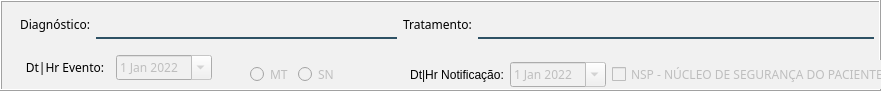
                         <widget class="QFrame" name="frame_19">
                          <property name="geometry">
                           <rect>
                            <x>70</x>
                            <y>174</y>
                            <width>881</width>
                            <height>91</height>
                           </rect>
                          </property>
                          <property name="styleSheet">
                           <string notr="true">background-color: rgb(241, 241, 241);</string>
                          </property>
                          <property name="frameShape">
                           <enum>QFrame::Box</enum>
                          </property>
                          <property name="frameShadow">
                           <enum>QFrame::Raised</enum>
                          </property>
                          <widget class="QWidget" name="layoutWidget_28">
                           <property name="geometry">
                            <rect>
                             <x>20</x>
                             <y>5</y>
                             <width>854</width>
                             <height>38</height>
                            </rect>
                           </property>
                           <layout class="QHBoxLayout" name="horizontalLayout_25">
                            <item>
                             <widget class="QLabel" name="label_62">
                              <property name="font">
                               <font>
                                <family>Reem Kufi</family>
                               </font>
                              </property>
                              <property name="styleSheet">
                               <string notr="true">color: rgb(0, 0, 0);</string>
                              </property>
                              <property name="text">
                               <string>Diagnóstico:</string>
                              </property>
                              <property name="alignment">
                               <set>Qt::AlignCenter</set>
                              </property>
                             </widget>
                            </item>
                            <item>
                             <widget class="QLineEdit" name="txt_diagnostic">
                              <property name="enabled">
                               <bool>false</bool>
                              </property>
                              <property name="minimumSize">
                               <size>
                                <width>301</width>
                                <height>0</height>
                               </size>
                              </property>
                              <property name="font">
                               <font>
                                <family>Reem Kufi</family>
                               </font>
                              </property>
                              <property name="styleSheet">
                               <string notr="true">border:2px solid rgba(0,0,0,0);
border-bottom-color:rgba(46,82,101,255);
color:rgb(0,0,0);
padding-bottom:7px</string>
                              </property>
                              <property name="text">
                               <string/>
                              </property>
                             </widget>
                            </item>
                            <item>
                             <widget class="QLabel" name="label_63">
                              <property name="font">
                               <font>
                                <family>Reem Kufi</family>
                               </font>
                              </property>
                              <property name="styleSheet">
                               <string notr="true">color: rgb(0, 0, 0);</string>
                              </property>
                              <property name="text">
                               <string>Tratamento:</string>
                              </property>
                              <property name="alignment">
                               <set>Qt::AlignCenter</set>
                              </property>
                             </widget>
                            </item>
                            <item>
                             <widget class="QLineEdit" name="txt_tratamento">
                              <property name="enabled">
                               <bool>false</bool>
                              </property>
                              <property name="minimumSize">
                               <size>
                                <width>401</width>
                                <height>0</height>
                               </size>
                              </property>
                              <property name="font">
                               <font>
                                <family>Reem Kufi</family>
                               </font>
                              </property>
                              <property name="styleSheet">
                               <string notr="true">border:2px solid rgba(0,0,0,0);
border-bottom-color:rgba(46,82,101,255);
color:rgb(0,0,0);
padding-bottom:7px</string>
                              </property>
                              <property name="text">
                               <string/>
                              </property>
                             </widget>
                            </item>
                           </layout>
                          </widget>
                          <widget class="QWidget" name="layoutWidget_29">
                           <property name="geometry">
                            <rect>
                             <x>20</x>
                             <y>50</y>
                             <width>192</width>
                             <height>35</height>
                            </rect>
                           </property>
                           <layout class="QHBoxLayout" name="horizontalLayout_26">
                            <item>
                             <widget class="QLabel" name="label_64">
                              <property name="font">
                               <font>
                                <family>Reem Kufi</family>
                               </font>
                              </property>
                              <property name="styleSheet">
                               <string notr="true">color: rgb(0, 0, 0);</string>
                              </property>
                              <property name="text">
                               <string>Dt|Hr Evento:</string>
                              </property>
                              <property name="alignment">
                               <set>Qt::AlignCenter</set>
                              </property>
                             </widget>
                            </item>
                            <item>
                             <widget class="QDateEdit" name="dt_evento">
                              <property name="enabled">
                               <bool>false</bool>
                              </property>
                              <property name="font">
                               <font>
                                <family>Reem Kufi</family>
                               </font>
                              </property>
                              <property name="dateTime">
                               <datetime>
                                <hour>12</hour>
                                <minute>0</minute>
                                <second>0</second>
                                <year>2022</year>
                                <month>1</month>
                                <day>1</day>
                               </datetime>
                              </property>
                              <property name="calendarPopup">
                               <bool>true</bool>
                              </property>
                             </widget>
                            </item>
                           </layout>
                          </widget>
                          <widget class="QWidget" name="layoutWidget_3">
                           <property name="geometry">
                            <rect>
                             <x>250</x>
                             <y>60</y>
                             <width>89</width>
                             <height>29</height>
                            </rect>
                           </property>
                           <layout class="QHBoxLayout" name="horizontalLayout_24">
                            <item>
                             <widget class="QRadioButton" name="rb_mt">
                              <property name="enabled">
                               <bool>false</bool>
                              </property>
                              <property name="font">
                               <font>
                                <family>Reem Kufi</family>
                               </font>
                              </property>
                              <property name="toolTip">
                               <string>&lt;html&gt;&lt;head/&gt;&lt;body&gt;&lt;p&gt;De 7h às 19h&lt;/p&gt;&lt;/body&gt;&lt;/html&gt;</string>
                              </property>
                              <property name="text">
                               <string>MT</string>
                              </property>
                             </widget>
                            </item>
                            <item>
                             <widget class="QRadioButton" name="rb_sn">
                              <property name="enabled">
                               <bool>false</bool>
                              </property>
                              <property name="font">
                               <font>
                                <family>Reem Kufi</family>
                               </font>
                              </property>
                              <property name="toolTip">
                               <string>&lt;html&gt;&lt;head/&gt;&lt;body&gt;&lt;p&gt;19h às 7h&lt;/p&gt;&lt;/body&gt;&lt;/html&gt;</string>
                              </property>
                              <property name="text">
                               <string>SN</string>
                              </property>
                             </widget>
                            </item>
                           </layout>
                          </widget>
                          <widget class="QWidget" name="layoutWidget_4">
                           <property name="geometry">
                            <rect>
                             <x>410</x>
                             <y>60</y>
                             <width>472</width>
                             <height>29</height>
                            </rect>
                           </property>
                           <layout class="QHBoxLayout" name="horizontalLayout_27">
                            <item>
                             <widget class="QLabel" name="label_65">
                              <property name="styleSheet">
                               <string notr="true">color: rgb(0, 0, 0);</string>
                              </property>
                              <property name="text">
                               <string>Dt|Hr Notificação:</string>
                              </property>
                              <property name="alignment">
                               <set>Qt::AlignCenter</set>
                              </property>
                             </widget>
                            </item>
                            <item>
                             <widget class="QDateEdit" name="dt_notificacao">
                              <property name="enabled">
                               <bool>false</bool>
                              </property>
                              <property name="font">
                               <font>
                                <family>Reem Kufi</family>
                               </font>
                              </property>
                              <property name="dateTime">
                               <datetime>
                                <hour>12</hour>
                                <minute>0</minute>
                                <second>0</second>
                                <year>2022</year>
                                <month>1</month>
                                <day>1</day>
                               </datetime>
                              </property>
                              <property name="calendarPopup">
                               <bool>true</bool>
                              </property>
                             </widget>
                            </item>
                            <item>
                             <widget class="QCheckBox" name="chk_nsp">
                              <property name="enabled">
                               <bool>false</bool>
                              </property>
                              <property name="font">
                               <font>
                                <family>Reem Kufi</family>
                               </font>
                              </property>
                              <property name="text">
                               <string>NSP - NÚCLEO DE SEGURANÇA DO PACIENTE</string>
                              </property>
                             </widget>
                            </item>
                           </layout>
                          </widget>
                         </widget>
